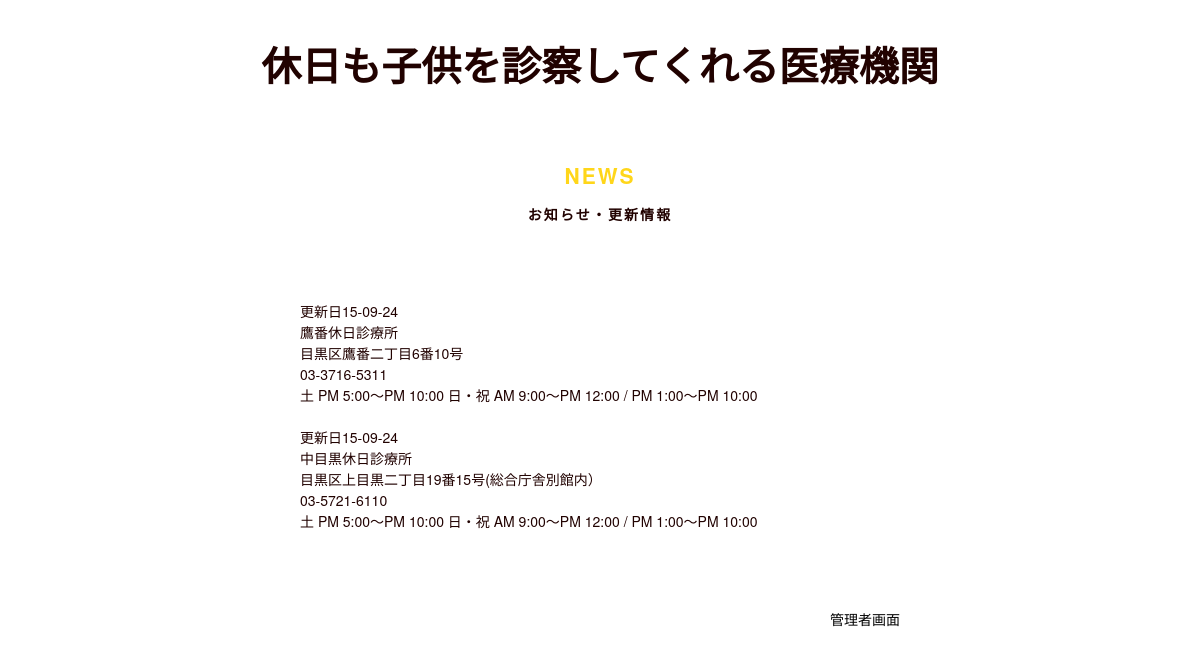
The page / on the database its author committed.
### tables this page shows
CREATE TABLE IF NOT EXISTS `kyuukyuu` (
  `id` int(11) NOT NULL,
  `name` varchar(255) NOT NULL,
  `adress` varchar(255) NOT NULL,
  `tel` varchar(64) NOT NULL,
  `time` varchar(255) NOT NULL,
  `show_flg` int(12) NOT NULL,
  `update_date` datetime NOT NULL
);

### index.php (the view, shortened to what this page needs)
<?php include("header.php"); ?>
    <header class="header">
        <div class="inner clearfix">
            <h1 class="site-title">休日も子供を診察してくれる医療機関</h1>
        </div>
    </header>
    <section class="news contents-box">
        <h2 class="section-title text-center">
            <span class="section-title__yellow">News</span><span class="section-title-ja text-center">お知らせ・更新情報</span>
        </h2>
        <article class="news-detail">
            <dl class="clearfix">
               <?php
$pdo = new PDO("mysql:host=localhost;dbname=cs_academy;charset=utf8", "root", "");
$sql = "SELECT id, name, adress,tel,time, DATE_FORMAT(update_date ,'%y-%m-%d') AS update_date FROM kyuukyuu WHERE show_flg = 1 ORDER BY update_date DESC LIMIT 5";
$stmt = $pdo->prepare($sql);
$stmt->execute();
$results = $stmt->fetchAll(PDO::FETCH_ASSOC);
foreach($results as $row) {
    echo "更新日" . $row["update_date"] . "<br>";
	echo $row["name"] . "<br>";
    echo $row["adress"] . "<br>";
    echo $row["tel"] . "<br>";
    echo $row["time"] . "<br>";
    echo  "<br>";
}
?>
            <p class="view-detail text-right"><a href="admin/index.php">管理者画面</a></p>
        </article>
    </section>
<?php include("footer.php"); ?>

### header.php (shortened to what this page needs)
<!DOCTYPE html>
<html>
<head>
    <link rel="stylesheet" href="css/reset.css">
    <link rel="stylesheet" href="css/style.css">
</head>
<body>

### css/style.css (style rules this page uses)
body { font-size:62.5%; font-family:'Helvetica Neue', Helvetica, Arial, YuGothic, 'Yu Gothic', 游ゴシック体, '游ゴシック', 'ヒラギノ角ゴ ProN W3', 'Hiragino Kaku Gothic ProN', 'ヒラギノ角ゴ Pro W3', 'Hiragino Kaku Gothic Pro', メイリオ, Meiryo, 'MS ゴシック', 'MS Gothic', sans-serif; }
.inner { width:960px; margin:0 auto; }
.text-center { text-align:center; }
.text-right { text-align:right; }
.site-title { display: block; margin-top:21px; font-size:40px; text-align:center; }
.section-title { margin-bottom: 21px; font-size:21px; text-transform: uppercase; letter-spacing: 0.1em; }
.section-title-ja { display: block; margin-top:21px; font-size:14px; }
.section-title__yellow { color:#ffd61a; }
.header { padding:24px 0; }
.contents-box { padding:56px 0 48px; }
.news-detail { width:600px; margin:80px auto 0; line-height:1.5; }
.view-detail { margin-top:56px; }

### rows shown on the page
kyuukyuu: update_date "15-09-24", name "鷹番休日診療所", adress "目黒区鷹番二丁目6番10号", tel "03-3716-5311", time "土 PM 5:00～PM 10:00 日・祝 AM 9:00～PM 12:00 / PM 1:00～PM 10:00"
kyuukyuu: update_date "15-09-24", name "中目黒休日診療所", adress "目黒区上目黒二丁目19番15号(総合庁舎別館内）", tel "03-5721-6110", time "土 PM 5:00～PM 10:00 日・祝 AM 9:00～PM 12:00 / PM 1:00～PM 10:00"
